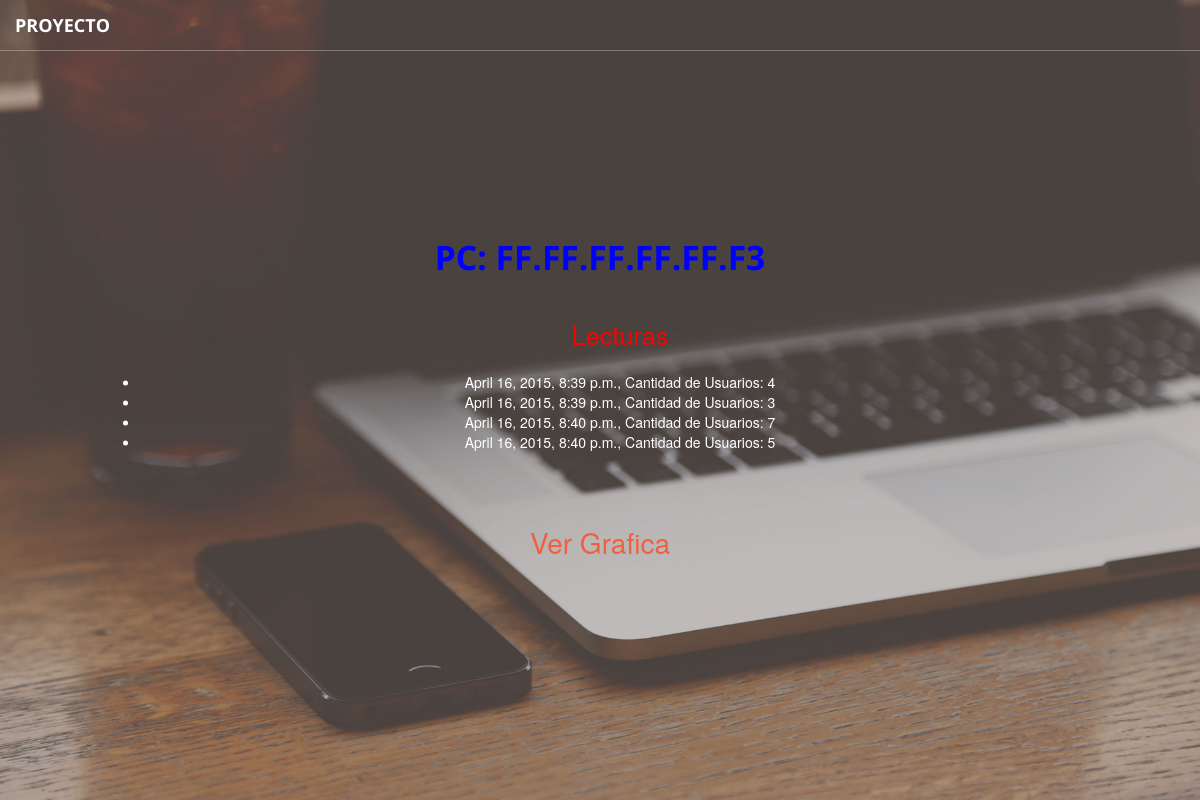
The app's page /maquinas/3/ with its own data.
### maquinas/models.py (models this page shows, shortened)
class Pc(models.Model):
	salon = models.ForeignKey(Salon)
	nombre = models.CharField(max_length=200)
	ip = models.CharField(max_length=150)
	mac = models.CharField(max_length=200)
	so = models.CharField(max_length=100)
	ram = models.IntegerField()
	cpu = models.DecimalField(max_digits=3, decimal_places=1)
	arq = models.CharField(max_length=50)
	cant_cores = models.IntegerField()
	estado = models.CharField(max_length=50)

class LecturaTop(models.Model):
	pc = models.ForeignKey(Pc)
	tiempo_lectura = models.DateTimeField('Tiempo de lectura')
	cant_usuarios = models.IntegerField()
	mem_perc = models.IntegerField()
	cpu_perc = models.IntegerField()

### maquinas/views.py (the view)
# urls.py: url(r'^(?P<pk>[0-9]+)/$', views.DetailView.as_view(), name='detail'),
class DetailView(generic.DetailView):
    model = Pc
    template_name = 'maquinas/detail.html'

### maquinas/templates/maquinas/detail.html (shortened to what this page needs)
{% load staticfiles %}
<!DOCTYPE html>
<html lang="en">
<head>
    <link rel="stylesheet" href="{% static 'maquinas/css/bootstrap.min.css' %}" type="text/css">
    <link rel="stylesheet" href="{% static 'maquinas/font-awesome/css/font-awesome.min.css' %}" type="text/css">
    <link rel="stylesheet" href="{% static 'maquinas/css/animate.min.css' %}" type="text/css">
    <link rel="stylesheet" href="{% static 'maquinas/css/creative.css' %}" type="text/css">
</head>
<body id="page-top">
    <nav id="mainNav" class="navbar navbar-default navbar-fixed-top">
        <div class="container-fluid">
            <div class="navbar-header">
                <a class="navbar-brand page-scroll" href="#page-top">Proyecto</a>
            </div>
            </div>
    </nav>
    <header>
        <div class="header-content">
            <div class="header-content-inner">
                <h1> PC: {{ pc.mac }} </h1>
                <br><br/>
                <ul>
                    <h style="color:red;font-size:1.8em;"> Lecturas </h>
                    <br><br/>
                    {% for l in pc.lecturatop_set.all %}
                        <li> {{ l.tiempo_lectura }}, Cantidad de Usuarios: {{l.cant_usuarios}} </li>
                    {% empty %}
                        <u1><t> Sin lecturas </t></u1>
                    {% endfor %}<br/>
                </ul>
                <a style="font-size:2.0em;" href="{% url 'maquinas:results' pc.id %}"> Ver Grafica </a>
            </div>
        </div>
    </header>
</body>
</html>

### maquinas/static/maquinas/css/creative.css (style rules this page uses)
html, body { width: 100%; height: 100%; }
body { font-family: Merriweather,'Helvetica Neue',Arial,sans-serif; }
a { color: #f05f40; -webkit-transition: all .35s; -moz-transition: all .35s; transition: all .35s; }
h1, h2, h3, h4, h5, h6 { font-family: 'Open Sans','Helvetica Neue',Arial,sans-serif; font-size: 2.4em; color: blue; }
.navbar-default { border-color: rgba(34,34,34,.05); font-family: 'Open Sans','Helvetica Neue',Arial,sans-serif; background-color: #fff; -webkit-transition: all .35s; -moz-transition: all .35s; transition: all .35s; }
.navbar-default .navbar-header .navbar-brand { text-transform: uppercase; font-family: 'Open Sans','Helvetica Neue',Arial,sans-serif; font-weight: 700; color: #f05f40; }
@media (min-width:768px) { .navbar-default { border-color: rgba(255,255,255,.3); background-color: transparent; } }
@media (min-width:768px) { .navbar-default .navbar-header .navbar-brand { color: rgba(255,255,255,.7); } }
header { position: relative; width: 100%; min-height: auto; text-align: center; color: #fff; background-image: url(../img/header.jpg); background-position: center; -webkit-background-size: cover; -moz-background-size: cover; background-size: cover; -o-background-size: cover; }
header .header-content { position: relative; width: 100%; padding: 100px 15px; text-align: center; }
header .header-content .header-content-inner h1 { margin-top: 0; margin-bottom: 0; text-transform: uppercase; font-weight: 700; }
@media (min-width:768px) { header { min-height: 100%; } }
@media (min-width:768px) { header .header-content { position: absolute; top: 50%; padding: 0 50px; transform: translateY(-50%); } }
@media (min-width:768px) { header .header-content .header-content-inner { margin-right: auto; margin-left: auto; max-width: 1000px; } }
body { webkit-tap-highlight-color: #222; }

### records on screen
Pc: mac "FF.FF.FF.FF.FF.F3"
LecturaTop: tiempo_lectura "April 16, 2015, 8:39 p.m.", cant_usuarios "4"
LecturaTop: tiempo_lectura "April 16, 2015, 8:39 p.m.", cant_usuarios "3"
LecturaTop: tiempo_lectura "April 16, 2015, 8:40 p.m.", cant_usuarios "7"
LecturaTop: tiempo_lectura "April 16, 2015, 8:40 p.m.", cant_usuarios "5"
